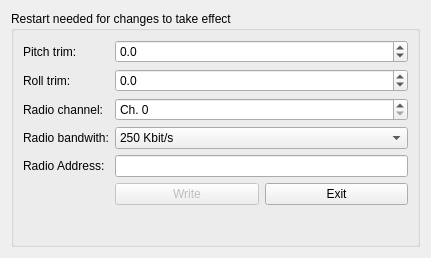
<?xml version="1.0" encoding="UTF-8"?>
<ui version="4.0">
 <class>Form</class>
 <widget class="QWidget" name="Form">
  <property name="windowModality">
   <enum>Qt::ApplicationModal</enum>
  </property>
  <property name="enabled">
   <bool>true</bool>
  </property>
  <property name="geometry">
   <rect>
    <x>0</x>
    <y>0</y>
    <width>431</width>
    <height>258</height>
   </rect>
  </property>
  <property name="windowTitle">
   <string>Crazyflie 2.X config</string>
  </property>
  <layout class="QGridLayout" name="gridLayout_3">
   <item row="0" column="0">
    <layout class="QVBoxLayout" name="verticalLayout">
     <item>
      <layout class="QGridLayout" name="gridLayout">
       <property name="horizontalSpacing">
        <number>6</number>
       </property>
       <item row="0" column="0">
        <widget class="QGroupBox" name="configBlockGroup">
         <property name="enabled">
          <bool>true</bool>
         </property>
         <property name="title">
          <string>Restart needed for changes to take effect</string>
         </property>
         <layout class="QGridLayout" name="gridLayout_2">
          <item row="6" column="0">
           <widget class="QLabel" name="label_9">
            <property name="text">
             <string>Radio bandwith:</string>
            </property>
           </widget>
          </item>
          <item row="5" column="0">
           <widget class="QLabel" name="label_8">
            <property name="text">
             <string>Radio channel:</string>
            </property>
           </widget>
          </item>
          <item row="5" column="1">
           <widget class="QSpinBox" name="_radio_channel">
            <property name="prefix">
             <string>Ch. </string>
            </property>
            <property name="maximum">
             <number>125</number>
            </property>
           </widget>
          </item>
          <item row="11" column="1">
           <spacer name="verticalSpacer">
            <property name="orientation">
             <enum>Qt::Vertical</enum>
            </property>
            <property name="sizeHint" stdset="0">
             <size>
              <width>20</width>
              <height>40</height>
             </size>
            </property>
           </spacer>
          </item>
          <item row="2" column="1">
           <widget class="QDoubleSpinBox" name="_roll_trim">
            <property name="decimals">
             <number>1</number>
            </property>
            <property name="minimum">
             <double>-10.000000000000000</double>
            </property>
            <property name="maximum">
             <double>10.000000000000000</double>
            </property>
           </widget>
          </item>
          <item row="8" column="1">
           <layout class="QGridLayout" name="gridLayout_4">
            <item row="0" column="1">
             <widget class="QPushButton" name="_exit_btn">
              <property name="text">
               <string>Exit</string>
              </property>
             </widget>
            </item>
            <item row="0" column="0">
             <widget class="QPushButton" name="_write_data_btn">
              <property name="enabled">
               <bool>false</bool>
              </property>
              <property name="text">
               <string>Write</string>
              </property>
             </widget>
            </item>
           </layout>
          </item>
          <item row="1" column="1">
           <widget class="QDoubleSpinBox" name="_pitch_trim">
            <property name="decimals">
             <number>1</number>
            </property>
            <property name="minimum">
             <double>-10.000000000000000</double>
            </property>
            <property name="maximum">
             <double>10.000000000000000</double>
            </property>
           </widget>
          </item>
          <item row="6" column="1">
           <widget class="QComboBox" name="_radio_speed">
            <property name="editable">
             <bool>false</bool>
            </property>
            <property name="currentIndex">
             <number>0</number>
            </property>
            <item>
             <property name="text">
              <string>250 Kbit/s</string>
             </property>
            </item>
            <item>
             <property name="text">
              <string>1 MBit/s</string>
             </property>
            </item>
            <item>
             <property name="text">
              <string> 2 MBit/s</string>
             </property>
            </item>
           </widget>
          </item>
          <item row="1" column="0">
           <widget class="QLabel" name="label_4">
            <property name="text">
             <string>Pitch trim:</string>
            </property>
           </widget>
          </item>
          <item row="2" column="0">
           <widget class="QLabel" name="label_6">
            <property name="text">
             <string>Roll trim:</string>
            </property>
           </widget>
          </item>
          <item row="7" column="0">
           <widget class="QLabel" name="label_10">
            <property name="text">
             <string>Radio Address:</string>
            </property>
           </widget>
          </item>
          <item row="7" column="1">
           <widget class="AddressBox" name="_radio_address"/>
          </item>
         </layout>
        </widget>
       </item>
      </layout>
     </item>
    </layout>
   </item>
  </layout>
 </widget>
 <customwidgets>
  <customwidget>
   <class>AddressBox</class>
   <extends>QLineEdit</extends>
   <header>cfclient.ui.widgets.addressbox</header>
  </customwidget>
 </customwidgets>
 <resources/>
 <connections/>
</ui>
